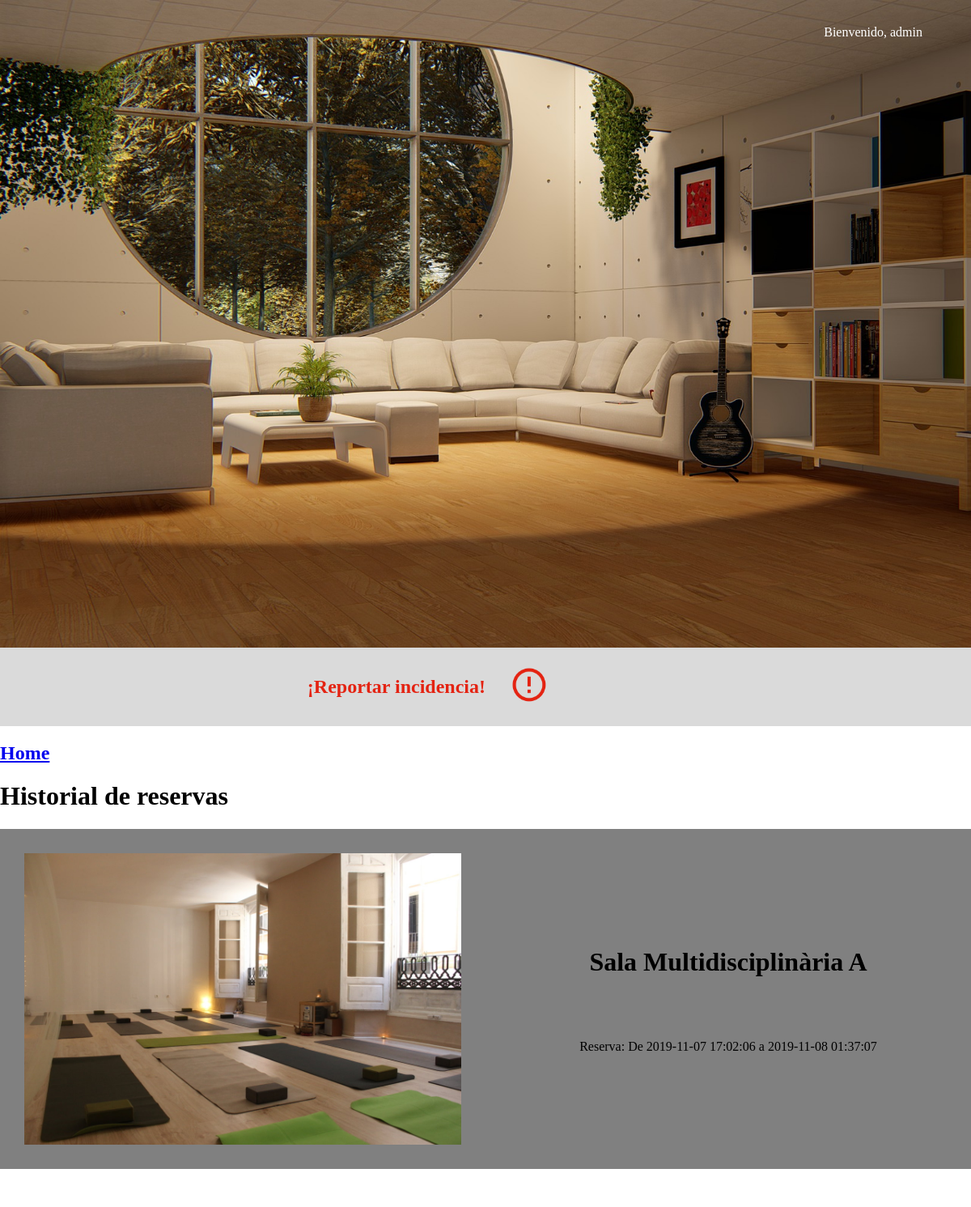
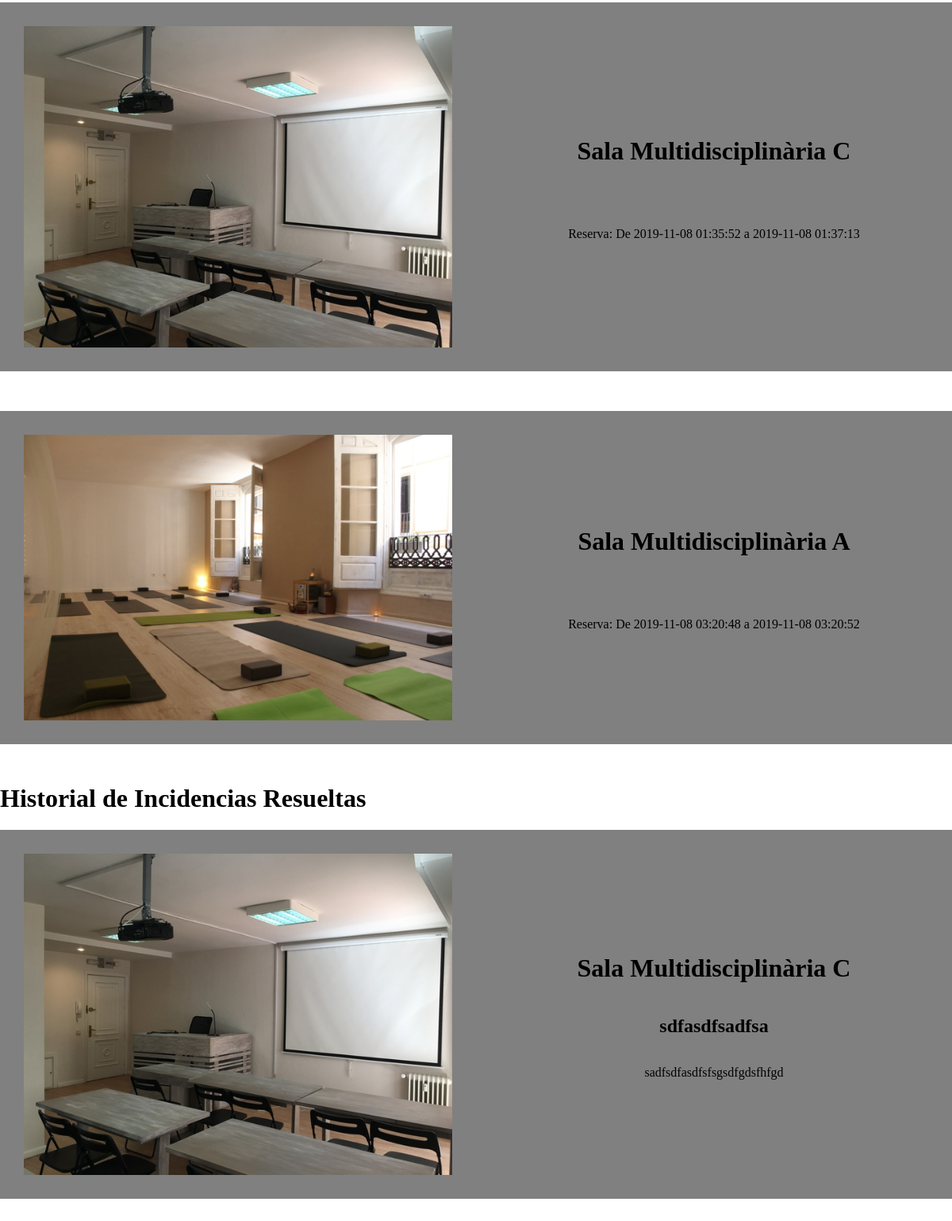
The page /perfil.php?variableid=3 (signed in) on the database its author committed (2 pictures, top to bottom).
### tables this page shows
CREATE TABLE `reserva` (
  `id_reserva` int(11) NOT NULL,
  `fecha_ini_res` date NOT NULL,
  `fecha_fin_res` date DEFAULT NULL,
  `hora_ini_res` time NOT NULL,
  `hora_fin_res` time DEFAULT NULL,
  `status_res` enum('progress','done') NOT NULL,
  `id_usuario` int(11) NOT NULL,
  `id_recursos` int(11) NOT NULL
);

CREATE TABLE `recursos` (
  `id_recurso` int(11) NOT NULL,
  `nom_rec` varchar(50) NOT NULL,
  `disp_rec` enum('Disponible','Ocupado') NOT NULL,
  `tipo_rec` enum('Sala Multidisciplinaria','Sala Informatica','Taller de Cocina','Despacho','Sala de actos','Sala de reuniones','Proyector','Portatil','Movil') NOT NULL,
  `imagen_rec` varchar(100) NOT NULL,
  `desc_rec` text NOT NULL
);

CREATE TABLE `incidencia` (
  `id_incidencia` int(11) NOT NULL,
  `titulo_inci` varchar(50) NOT NULL,
  `descrip_ini` text NOT NULL,
  `fecha_ini_inc` date NOT NULL,
  `fecha_fin_inc` date DEFAULT NULL,
  `hora_ini_inc` time NOT NULL,
  `hora_fin_inc` time DEFAULT NULL,
  `status_inc` enum('progress','done') NOT NULL,
  `id_reserva` int(11) NOT NULL
);

### perfil.php (the view, shortened to what this page needs)
<!DOCTYPE html>
<html>
<head>
    <link rel="stylesheet" type="text/css" href="css/estilos.css">
</head>
<body>
<?php
include "./login/services/connection.php";
$varid = $_REQUEST['variableid'];
$sql = "SELECT * FROM `reserva` INNER JOIN `recursos` ON `reserva`.`id_recursos` = `recursos`.`id_recurso` WHERE `reserva`.`id_usuario`='$varid'";
$sqlHistorial  = "SELECT * FROM `incidencia` INNER JOIN `reserva` ON `incidencia`.`id_reserva` = `reserva`.`id_reserva` INNER JOIN `recursos` ON `reserva`.`id_recursos` = `recursos`.`id_recurso` WHERE `id_usuario`='$varid'";
$result_query = mysqli_query($conn, $sql) or die("Algo ha ido mal en la consulta a la base de datos");
$result_queryHist = mysqli_query($conn, $sqlHistorial) or die("Algo ha ido mal en la consulta a la base de datos");
$cont=0;
?>
    <div class="header">
        <div class="head logo">
        </div>
        <div class="head login">
            <a href="./login/index.php">
                <p>Bienvenido, <?php echo $_SESSION['nombre']; ?> </p>
            </a>
        </div>
    </div>
    <div class="home">
        <div class="division left">
        </div>
        <div class="division right">
        </div>
    </div>
      <div class="div-incid">
        <div class="par-incid">
            <a href="incidencia.php?variableid=<?php echo $_REQUEST['variableid']; ?>"><h2>¡Reportar incidencia!</h2></a>
        </div>
        <div class="par-incid">
            <img src="./img/incidencias/logo-incid.png">
        </div>
    </div>
    <a href="home.php?variableid=<?php echo $_REQUEST['variableid']; ?>"><h2>Home</h2></a>
    <h1>Historial de reservas</h1>
    <?php
    while ($row = mysqli_fetch_array($result_query)) {
        ?>
        <div class="content">
            <div class="cont-recursos">
                <div class="rec-unico">
                    <div class="rec-part">
                        <img src=<?php echo $row['imagen_rec']; ?> style="object-fit: cover;">
                    </div>
                    <div class="rec-part">
                        <h1><?php echo $row['nom_rec']; ?></h1>
                        <p>Reserva: De <?php echo $row['fecha_ini_res']; ?> <?php echo $row['hora_ini_res']; ?> a <?php echo $row['fecha_fin_res']; ?> <?php echo $row['hora_fin_res']; ?></p>
                    </div>
                </div>
            </div>
        </div style="height: 500px;">
    <?php
    }
    while ($row = mysqli_fetch_array($result_queryHist)) {
        $cont=$cont+1;
        if($cont == 1){
            ?><h1>Historial de Incidencias Resueltas</h1><?php
        }
        ?>
        <div class="content">
            <div class="cont-recursos">
                <div class="rec-unico">
                    <div class="rec-part">
                        <img src=<?php echo $row['imagen_rec']; ?> style="object-fit: cover;">
                    </div>
                    <div class="rec-part">
                        <h1><?php echo $row['nom_rec']; ?></h1>
                        <h2><?php echo $row['titulo_inci']; ?></h2>
                        <p><?php echo $row['descrip_ini']; ?></p>
                    </div>
                </div>
            </div>
        </div style="height: 500px;">
    <?php
    }
    ?>
</body>
</html>

### css/estilos.css (style rules this page uses)
body { font-family: 'Raleway'; overflow-x: hidden; margin: 0; padding: 0; }
.header { width: 100%; display: flex; position: absolute; }
.header .head { width: 50%; }
.header .head a { float: right; }
.header .login { padding: 15px 60px; }
.header .login a { text-decoration: none; }
.header .login p { color: white; text-decoration: none; }
.home { background: url('bg/5.jpg'); background-size: cover; background-position: left; height: 100vh; width: 100%; display: flex; }
.home .division { width: 50%; }
.home .division.left { display: flex; flex-flow: column; align-items: center; justify-content: center; padding: 5%; }
.content .cont-recursos .rec-unico { background-color: grey; margin-bottom: 50px; display: flex; }
.content .cont-recursos .rec-unico .rec-part { padding: 30px; width: 50%; display: flex; flex-flow: column nowrap; align-items: center; justify-content: center; }
.content .cont-recursos .rec-unico .rec-part img { width: 100%; }
.div-incid { width: 100%; background-color: #dadada; display: flex!important; flex-flow: row; align-items: center; justify-content: center; padding: 15px 0; }
.div-incid .par-incid { width: 20%; }
.div-incid .par-incid h2 { color: #e42312; float: right; }
.div-incid .par-incid img { margin-left: 30px; width: 20%; transition: 0.5s; }

### rows shown on the page
reserva: id_recursos.imagen_rec (picture), id_recursos.nom_rec "Sala Multidisciplinària A", fecha_ini_res "2019-11-07", hora_ini_res "17:02:06", fecha_fin_res "2019-11-08", hora_fin_res "01:37:07"
reserva: id_recursos.imagen_rec (picture), id_recursos.nom_rec "Sala Multidisciplinària C", fecha_ini_res "2019-11-08", hora_ini_res "01:35:52", fecha_fin_res "2019-11-08", hora_fin_res "01:37:13"
reserva: id_recursos.imagen_rec (picture), id_recursos.nom_rec "Sala Multidisciplinària A", fecha_ini_res "2019-11-08", hora_ini_res "03:20:48", fecha_fin_res "2019-11-08", hora_fin_res "03:20:52"
incidencia: recursos.imagen_rec (picture), recursos.nom_rec "Sala Multidisciplinària C", titulo_inci "sdfasdfsadfsa", descrip_ini "sadfsdfasdfsfsgsdfgdsfhfgd"

### other values the page prints
$_SESSION['nombre'] "admin"
